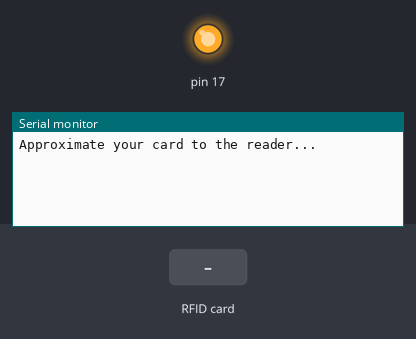
This sketch was run on a simulated Arduino Leonardo, built with avr-gcc and run on an emulated ATmega32U4. Shown: output pins drawn as LEDs (lit = HIGH), the last lines printed to the serial monitor. Inputs (shaded band) come from the test bench. USB keyboard and mouse output is not drawn.

Above: at 1.2 s.
1.3 s: RFID card C7 8E 14 D9 held to the reader
At 2.5 s:
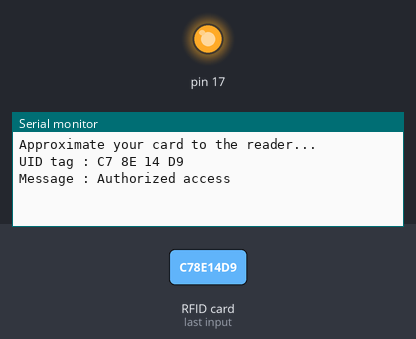
2.8 s: RFID card 67 3F 7C C9 held to the reader
At 5.1 s:
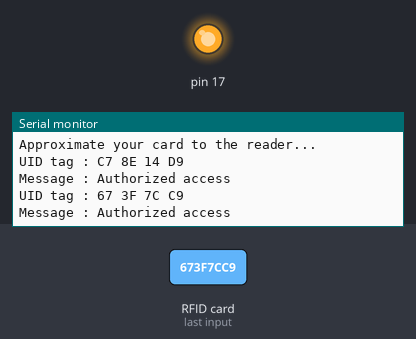
5.8 s: RFID card 5E 7A 19 C4 held to the reader
At 8.8 s:
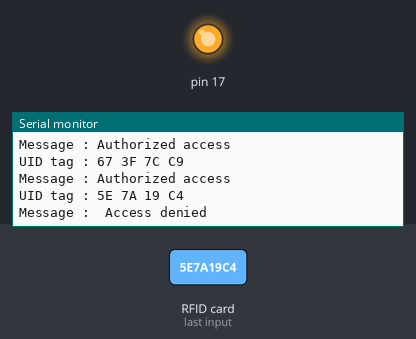

Measured:
- after the input at 1.3 s, the serial monitor: prints a new line at once (image 1)
- after the input at 2.8 s, the serial monitor: prints a new line after 1.5 s (image 2)
- after the input at 5.8 s, the serial monitor: prints a new line after 1.5 s (image 3)

The sketch:

RFID.ino
```cpp
/*
 *
 * All the resources for this project: https://www.hackster.io/Aritro
 * Modified by Aritro Mukherjee
 *
 *
 */

#include <SPI.h>
#include <MFRC522.h>
#include <Keyboard.h>

#define SS_PIN 10
#define RST_PIN 9
MFRC522 mfrc522(SS_PIN, RST_PIN);   // Create MFRC522 instance.

void setup()
{
  Serial.begin(9600);   // Initiate a serial communication
  SPI.begin();      // Initiate  SPI bus
  mfrc522.PCD_Init();   // Initiate MFRC522
  Serial.println("Approximate your card to the reader...");
  Serial.println();
  Keyboard.begin();
}
void loop()
{
  int pass_size = 15;
  char pass[pass_size] = {'2','t','h','o','u','s','a','n','d','5','P','G','1','3','@'};
  // Look for new cards
  if ( ! mfrc522.PICC_IsNewCardPresent())
  {
    return;
  }
  // Select one of the cards
  if ( ! mfrc522.PICC_ReadCardSerial())
  {
    return;
  }
  //Show UID on serial monitor
  Serial.print("UID tag :");
  String content= "";
  byte letter;
  for (byte i = 0; i < mfrc522.uid.size; i++)
  {
     Serial.print(mfrc522.uid.uidByte[i] < 0x10 ? " 0" : " ");
     Serial.print(mfrc522.uid.uidByte[i], HEX);
     content.concat(String(mfrc522.uid.uidByte[i] < 0x10 ? " 0" : " "));
     content.concat(String(mfrc522.uid.uidByte[i], HEX));
  }
  Serial.println();
  Serial.print("Message : ");
  content.toUpperCase();
  if (content.substring(1) == "C7 8E 14 D9" || content.substring(1) == "67 3F 7C C9") //change here the UID of the card/cards that you want to give access
  {
    Serial.println("Authorized access");
    Serial.println();
    for(int i = 0; i < pass_size; i++)
    {
      Keyboard.press(pass[i]);
    }
    delay(3000);
  }

 else   {
    Serial.println(" Access denied");
    delay(3000);
  }
}
```
